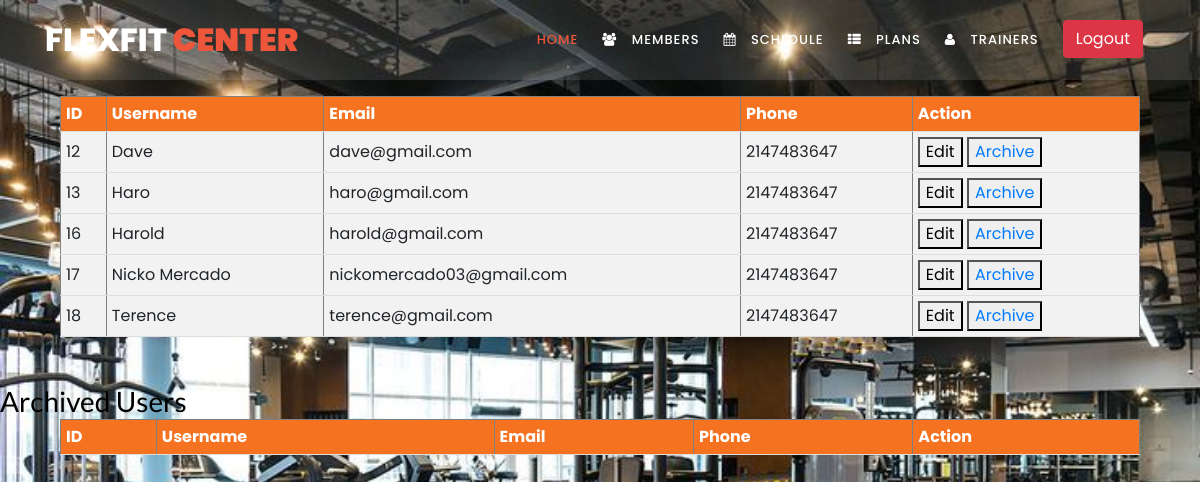
/manage_member.php, run on the app's committed database.
### tables this page shows
CREATE TABLE `users` (
  `id` int(11) NOT NULL,
  `fname` varchar(100) NOT NULL,
  `email` varchar(60) NOT NULL,
  `phone` int(11) NOT NULL,
  `pass` varchar(60) NOT NULL,
  `planid` int(11) DEFAULT NULL,
  `user_plan_status` varchar(60) NOT NULL,
  `archived` tinyint(1) DEFAULT 0
);

### manage_member.php (the view, shortened to what this page needs)
<?php include 'conn.php' ?>
<!doctype html>
<html lang="en">
  <head>
	<link rel="stylesheet" href="https://stackpath.bootstrapcdn.com/font-awesome/4.7.0/css/font-awesome.min.css">
	<link rel="stylesheet" href="assets/css/style.css">
    <link rel="stylesheet" href="assets/css/side.css">
    <link rel="stylesheet" href="assets/css/low.css">
	<link rel="stylesheet" type="text/css" href="assets/css/bootstrap.min.css">
    <link rel="stylesheet" type="text/css" href="assets/css/font-awesome.css">
    <link rel="stylesheet" href="assets/css/templatemo-training-studio.css">
	</head>
<header class="header-area header-sticky">
  <div class="container">
      <div class="row">
          <div class="col-12">
              <nav class="main-nav">
                  <a href="index.html" class="logo">FlexFit<em> Center</em></a>
                  <ul class="nav">
                      <li class="scroll-to-section"><a href="dashboard.php?page=home" class="active">Home</a></li>
                      <li><a href="manage_member.php?page=members" class="nav-item nav-members"><span class='icon-field'><i class="fa fa-users"></i></span> Members</a></li>
                      <li><a href="schedule.php?page=schedule" class="nav-item nav-schedule"><span class='icon-field'><i class="fa fa-calendar"></i></span> Schedule</a></li>
                      <li><a href="plans.php?page=plans" class="nav-item nav-plans"><span class='icon-field'><i class="fa fa-th-list"></i></span> Plans</a></li>
                      <li><a href="trainer.php?page=trainer" class="nav-item nav-trainer"><span class='icon-field'><i class="fa fa-user"></i></span> Trainers</a></li>
                      <li>
                      <form method="post" action="logout.php" id="logout">
                        <button type="button" class="btn btn-danger" onclick="confirmLogout()">Logout</button>
                        </form>
                        </li>
                  </ul>
                  </nav>
            </div>
        </div>
    </div>
</header>
<body>
<br><br><br><br>
<table border="1">
    <tr>
        <th>ID</th>
        <th>Username</th>
        <th>Email</th>
        <th>Phone</th>
        <th>Action</th>
    </tr>
    <?php
    $query = $conn->query("SELECT * FROM users WHERE archived = 0");
    while($row = $query->fetch_assoc()):
    ?>
    <tr>
        <td><?php echo $row['id']; ?></td>
        <td><?php echo $row['fname']; ?></td>
        <td><?php echo $row['email']; ?></td>
        <td><?php echo $row['phone']; ?></td>
        <td>
            <button class="edit-btn" data-id="<?php echo $row['id']; ?>">Edit</button>
            <button><a href="archive.php?id=<?php echo $row['id']; ?>" onclick="return confirm('Are you sure you want to archive this user?')">Archive</a></button>
        </td>
    </tr>
    <?php endwhile; ?>
</table>
<br><br>
<h3>Archived Users</h3>
<table border="1">
    <tr>
        <th>ID</th>
        <th>Username</th>
        <th>Email</th>
        <th>Phone</th>
        <th>Action</th>
    </tr>
</table>
	</body>
</html>

### assets/css/side.css (style rules this page uses)
.nav-item { margin-bottom: 10px; text-decoration: none; color: #fffdfd; font-size: 2em; display: flex; align-items: flex-start; }
.icon-field { margin-right: 10px; }

### assets/css/templatemo-training-studio.css (style rules this page uses)
html, body, div, span, applet, object, iframe, h1, h2, h3, h4, h5, h6, p, blockquote, div pre, a, abbr, acronym, address, big, cite, code, del, dfn, em, font, img, ins, kbd, q, s, samp, small, strike, strong, sub, sup, tt, var, b, u, i, center, dl, dt, dd, ol, ul, li, figure, header, nav, section, article, aside, footer, figcaption { margin: 0; padding: 0; border: 0; outline: 0; }
ul, li { padding: 0; margin: 0; list-style: none; }
header, nav, section, article, aside, footer, hgroup { display: block; }
* { box-sizing: border-box; }
html, body { font-family: 'Poppins', sans-serif; font-weight: 400; background-color: #fff; font-size: 16px; -ms-text-size-adjust: 100%; -webkit-font-smoothing: antialiased; -moz-osx-font-smoothing: grayscale; }
a { text-decoration: none !important; }
h1, h2, h3, h4, h5, h6 { margin-top: 0px; margin-bottom: 0px; }
ul { margin-bottom: 0px; }
html, body { background: #fff; font-family: 'Poppins', sans-serif; }
.header-area { position: absolute; top: 0px; left: 0px; right: 0px; z-index: 100; height: 80px; background: rgba(250,250,250,0.1); -webkit-transition: all .5s ease 0s; -moz-transition: all .5s ease 0s; -o-transition: all .5s ease 0s; transition: all .5s ease 0s; }
.header-area .main-nav { min-height: 80px; background: transparent; }
.header-area .main-nav .logo { line-height: 80px; color: #fff; font-size: 32px; font-weight: 800; text-transform: uppercase; float: left; -webkit-transition: all 0.3s ease 0s; -moz-transition: all 0.3s ease 0s; -o-transition: all 0.3s ease 0s; transition: all 0.3s ease 0s; }
.header-area .main-nav .logo em { font-style: normal; color: #ed563b; font-weight: 900; }
.header-area .main-nav .nav { float: right; margin-top: 27px; margin-right: 0px; background-color: transparent; -webkit-transition: all 0.3s ease 0s; -moz-transition: all 0.3s ease 0s; -o-transition: all 0.3s ease 0s; transition: all 0.3s ease 0s; position: relative; z-index: 999; }
.header-area .main-nav .nav li { padding-left: 20px; padding-right: 20px; }
.header-area .main-nav .nav li a { display: block; font-weight: 500; font-size: 13px; color: #7a7a7a; text-transform: uppercase; -webkit-transition: all 0.3s ease 0s; -moz-transition: all 0.3s ease 0s; -o-transition: all 0.3s ease 0s; transition: all 0.3s ease 0s; height: 40px; line-height: 40px; border: transparent; letter-spacing: 1px; }
.header-area .main-nav .nav li a { color: #fff; }
.header-area .main-nav .nav li:hover a, .header-area .main-nav .nav li a.active { color: #ed563b!important; opacity: 1; }
.header-area.header-sticky { min-height: 80px; }
.header-area.header-sticky .nav { margin-top: 20px !important; }
.header-area.header-sticky .nav li a.active { color: #ed563b; }
@media (max-width: 1200px) { .header-area .main-nav .nav li { padding-left: 12px; padding-right: 12px; } }
@media (max-width: 1200px) { .header-area .main-nav:before { display: none; } }
@media (min-width: 767px) { .header-area .main-nav .nav { display: flex !important; } }

### manage_member.php (style rules this page uses)
html, body { background-image: url('assets/images/fitness.jpg'); background-size: cover; }
table { margin: auto; width: 90%; border-collapse: collapse; }
th, td { padding: 5px; text-align: left; border-bottom: 1px solid #ddd; }
th { background-color: #f57220; color: white; }
tr { background-color: #f2f2f2; }

### data on the page
users: id "12", fname "Dave", email "dave@gmail.com", phone "2147483647"
users: id "13", fname "Haro", email "haro@gmail.com", phone "2147483647"
users: id "16", fname "Harold", email "harold@gmail.com", phone "2147483647"
users: id "17", fname "Nicko Mercado", email "nickomercado03@gmail.com", phone "2147483647"
users: id "18", fname "Terence", email "terence@gmail.com", phone "2147483647"
